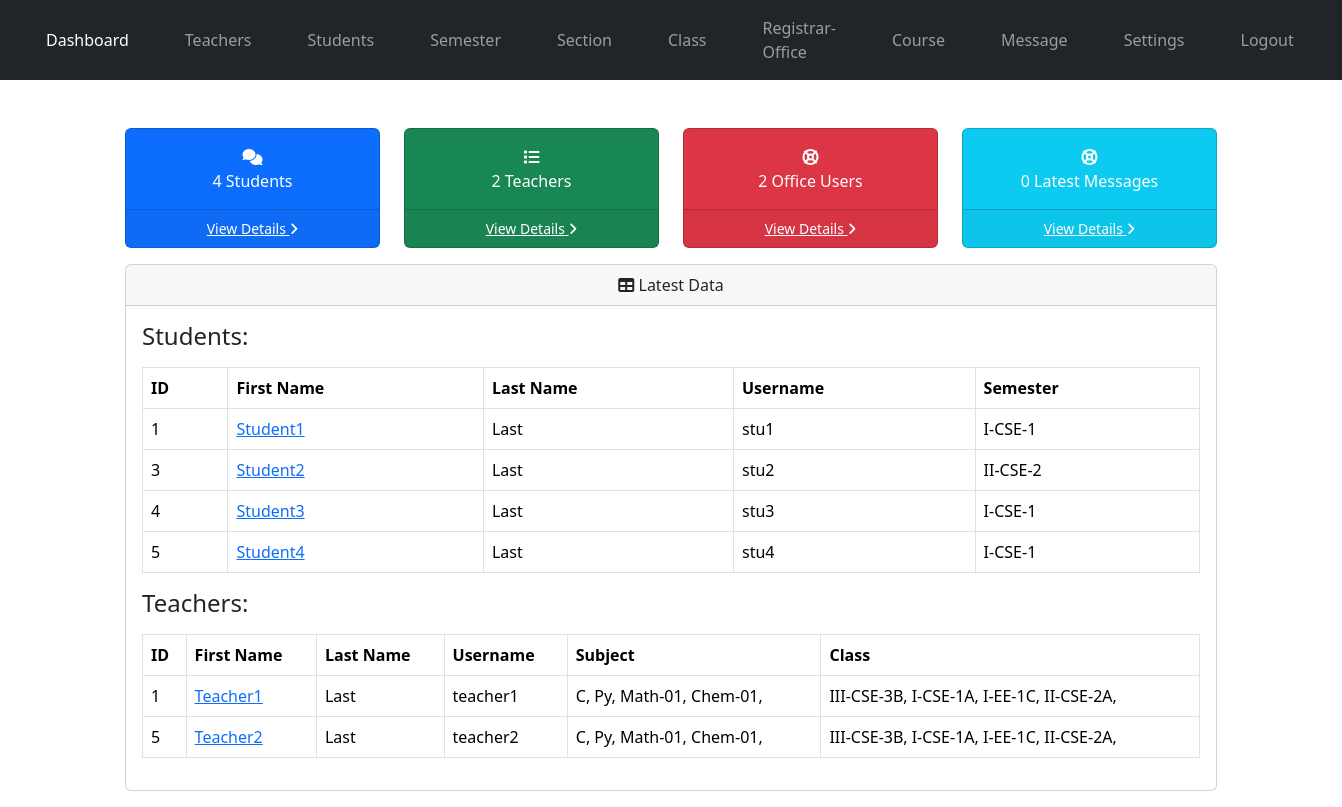
The page /admin/index.php (signed in) on the database its author committed.
### tables this page shows
CREATE TABLE `students` (
  `student_id` int(11) NOT NULL,
  `username` varchar(127) NOT NULL,
  `password` varchar(255) NOT NULL,
  `fname` varchar(127) NOT NULL,
  `lname` varchar(255) NOT NULL,
  `semester` int(11) NOT NULL,
  `section` int(11) NOT NULL,
  `address` varchar(31) NOT NULL,
  `gender` varchar(7) NOT NULL,
  `email_address` varchar(255) NOT NULL,
  `date_of_birth` date NOT NULL,
  `date_of_joined` timestamp NULL DEFAULT current_timestamp(),
  `parent_fname` varchar(127) NOT NULL,
  `parent_lname` varchar(127) NOT NULL,
  `parent_phone_number` varchar(31) NOT NULL
);

CREATE TABLE `semester` (
  `semester_id` int(11) NOT NULL,
  `semester` varchar(31) NOT NULL,
  `semester_code` varchar(7) NOT NULL
);

CREATE TABLE `teachers` (
  `teacher_id` int(11) NOT NULL,
  `username` varchar(127) NOT NULL,
  `password` varchar(255) NOT NULL,
  `class` varchar(31) NOT NULL,
  `fname` varchar(127) NOT NULL,
  `lname` varchar(127) NOT NULL,
  `subjects` varchar(31) NOT NULL,
  `address` varchar(31) NOT NULL,
  `employee_number` int(11) NOT NULL,
  `date_of_birth` date DEFAULT NULL,
  `phone_number` varchar(31) NOT NULL,
  `qualification` varchar(127) NOT NULL,
  `gender` varchar(7) NOT NULL,
  `email_address` varchar(255) NOT NULL,
  `date_of_joined` datetime NOT NULL DEFAULT current_timestamp()
);

### admin/data/dashboard.php (called while the page is built)
<?php
function getStudentsCount($conn){
   $sql = "SELECT COUNT('student_id') FROM students";
   $stmt = $conn->prepare($sql);
   $stmt->execute();
   if ($stmt->rowCount() >= 1) {
     $count = $stmt->fetch();
     return $count;
   }else {
   	return 0;
   }
}
function getTeacherCount($conn){
   $sql = "SELECT COUNT('teacher_id') FROM teachers";
   $stmt = $conn->prepare($sql);
   $stmt->execute();
   if ($stmt->rowCount() >= 1) {
     $count = $stmt->fetch();
     return $count;
   }else {
   	return 0;
   }
}
function getRegCount($conn){
   $sql = "SELECT COUNT('r_user_id') FROM registrar_office";
   $stmt = $conn->prepare($sql);
   $stmt->execute();
   if ($stmt->rowCount() >= 1) {
     $count = $stmt->fetch();
     return $count;
   }else {
   	return 0;
   }
}
function getLatestStudents($conn){
   $sql = "SELECT * FROM students ORDER BY date_of_joined DESC LIMIT 10";
   $stmt = $conn->prepare($sql);
   $stmt->execute();
   if ($stmt->rowCount() >= 1) {
     $students = $stmt->fetchAll();
     return $students;
   } else {
   	return 0;
   }
}
function getLatestTeachers($conn){
   $sql = "SELECT * FROM teachers ORDER BY date_of_joined DESC LIMIT 10";
   $stmt = $conn->prepare($sql);
   $stmt->execute();
   if ($stmt->rowCount() >= 1) {
     $teachers = $stmt->fetchAll();
     return $teachers;
   } else {
   	return 0;
   }
}
function getMessagesPastWeekCount($conn){
   $oneWeekAgo = date('Y-m-d H:i:s', strtotime('-1 week'));
   $sql = "SELECT COUNT(*) as message_count FROM message WHERE date_time >= :oneWeekAgo";
   $stmt = $conn->prepare($sql);
   $stmt->bindParam(':oneWeekAgo', $oneWeekAgo);
   $stmt->execute();
   $rowCount = $stmt->fetch();
   return $rowCount;
}
?>

### admin/data/semester.php (called while the page is built, shortened)
<?php
function getGradeById($grade_id, $conn){
   $sql = "SELECT * FROM semester
           WHERE semester_id=?";
   $stmt = $conn->prepare($sql);
   $stmt->execute([$grade_id]);
   if ($stmt->rowCount() == 1) {
     $grade = $stmt->fetch();
     return $grade;
   }else {
    return 0;
   }
}
?>

### admin/data/subject.php (called while the page is built, shortened)
<?php
function getSubjectById($subject_id, $conn){
   $sql = "SELECT * FROM subjects
           WHERE subject_id=?";
   $stmt = $conn->prepare($sql);
   $stmt->execute([$subject_id]);
   if ($stmt->rowCount() == 1) {
     $subject = $stmt->fetch();
     return $subject;
   }else {
   	return 0;
   }
}
?>

### admin/data/class.php (called while the page is built, shortened)
<?php
function getClassById($class_id, $conn){
   $sql = "SELECT * FROM class
           WHERE class_id=?";
   $stmt = $conn->prepare($sql);
   $stmt->execute([$class_id]);
   if ($stmt->rowCount() == 1) {
     $class = $stmt->fetch();
     return $class;
   }else {
    return 0;
   }
}
?>

### admin/data/section.php (called while the page is built, shortened)
<?php
function getSectionById($section_id, $conn){
   $sql = "SELECT * FROM section
           WHERE section_id=?";
   $stmt = $conn->prepare($sql);
   $stmt->execute([$section_id]);
   if ($stmt->rowCount() == 1) {
     $section = $stmt->fetch();
     return $section;
   }else {
    return 0;
   }
}
?>

### admin/index.php (the view, shortened to what this page needs)
<?php
include "../header.php";
?>
<?php
if (isset($_SESSION['admin_id']) &&
    isset($_SESSION['role'])) {
    if ($_SESSION['role'] == 'Admin') {
      include '../db_connection.php';
      include 'data/dashboard.php';
      $studentNo = getStudentsCount($conn);
      $teacherNo = getTeacherCount($conn);
      $officeNo = getRegCount($conn);
      $msg = getMessagesPastWeekCount($conn);
      include "data/semester.php";
      $students = getLatestStudents($conn);
      include "data/teacher.php";
      include "data/subject.php";
      include "data/class.php";
      include "data/section.php";
      $teachers = getLatestTeachers($conn);
 ?>
<body>
<?php
include "../nav.php";
?>
<div class="container mt-5">
         <div class="container">
          <div class="row text-center">
            <div class="col-xl-3 col-sm-6 mb-3">
              <div class="card text-white bg-primary o-hidden h-100">
                <div class="card-body">
                  <div class="card-body-icon">
                    <i class="fas fa-fw fa-comments"></i>
                  </div>
                  <div class="mr-5"><?=$studentNo[0] ?> Students</div>
                </div>
                <a class="card-footer text-white clearfix small z-1" href="./student.php">
                  <span class="float-left">View Details</span>
                  <span class="float-right">
                    <i class="fas fa-angle-right"></i>
                  </span>
                </a>
              </div>
            </div>
            <div class="col-xl-3 col-sm-6 mb-3">
              <div class="card text-white bg-success o-hidden h-100">
                <div class="card-body">
                  <div class="card-body-icon">
                    <i class="fas fa-fw fa-list"></i>
                  </div>
                  <div class="mr-5"> <?=$teacherNo[0] ?> Teachers</div>
                </div>
                <a class="card-footer text-white clearfix small z-1" href="./teacher.php">
                  <span class="float-left">View Details</span>
                  <span class="float-right">
                    <i class="fas fa-angle-right"></i>
                  </span>
                </a>
              </div>
            </div>
            <div class="col-xl-3 col-sm-6 mb-3">
              <div class="card text-white bg-danger o-hidden h-100">
                <div class="card-body">
                  <div class="card-body-icon">
                    <i class="fas fa-fw fa-life-ring"></i>
                  </div>
                  <div class="mr-5"><?=$officeNo[0] ?> Office Users</div>
                </div>
                <a class="card-footer text-white clearfix small z-1" href="./registrar-office.php">
                  <span class="float-left">View Details</span>
                  <span class="float-right">
                    <i class="fas fa-angle-right"></i>
                  </span>
                </a>
              </div>
            </div>
            <div class="col-xl-3 col-sm-6 mb-3">
              <div class="card text-white bg-info o-hidden h-100">
                <div class="card-body">
                  <div class="card-body-icon">
                    <i class="fas fa-fw fa-life-ring"></i>
                  </div>
                  <div class="mr-5"><?=$msg[0] ?> Latest Messages</div>
                </div>
                <a class="card-footer text-white clearfix small z-1" href="./registrar-office.php">
                  <span class="float-left">View Details</span>
                  <span class="float-right">
                    <i class="fas fa-angle-right"></i>
                  </span>
                </a>
              </div>
            </div>
          </div>
          <div class="card mb-3">
            <div class="card-header text-center">
              <i class="fas fa-table"></i>
              Latest Data
            </div>
            <?php
              if ($students != 0) {
            ?>
            <div class="card-body">
              <div class="table-responsive">
              <div class="h4">Students: </div>
              <table class="table table-bordered mt-3 n-table">
                <thead>
                  <tr>
                    <th scope="col">ID</th>
                    <th scope="col">First Name</th>
                    <th scope="col">Last Name</th>
                    <th scope="col">Username</th>
                    <th scope="col">Semester</th>
                  </tr>
                </thead>
                <tbody>
                  <?php $i = 0; foreach ($students as $student ) {
                    $i++;  ?>
                  <tr>
                    <td><?=$student['student_id']?></td>
                    <td>
                      <a href="student-view.php?student_id=<?=$student['student_id']?>">
                        <?=$student['fname']?>
                      </a>
                    </td>
                    <td><?=$student['lname']?></td>
                    <td><?=$student['username']?></td>
                    <td>
                      <?php
                           $grade = $student['semester'];
                           $g_temp = getGradeById($grade, $conn);
                           if ($g_temp != 0) {
                              echo $g_temp['semester_code'].'-'.
                                     $g_temp['semester'];
                            }
                        ?>
                    </td>
                    </tr>
                  <?php } ?>
                  </tbody>
                </table>
             </div>
           <?php } ?>
           <?php
              if ($teachers != 0) {
           ?>
            <div class="table-responsive">
              <div class="h4">Teachers: </div>
              <table class="table table-bordered mt-3 n-table">
                <thead>
                  <tr>
                    <th scope="col">ID</th>
                    <th scope="col">First Name</th>
                    <th scope="col">Last Name</th>
                    <th scope="col">Username</th>
                    <th scope="col">Subject</th>
                    <th scope="col">Class</th>
                  </tr>
                </thead>
                <tbody>
                  <?php $i = 0; foreach ($teachers as $teacher ) {
                    $i++;  ?>
                  <tr>
                    <td><?=$teacher['teacher_id']?></td>
                    <td><a href="teacher-view.php?teacher_id=<?=$teacher['teacher_id']?>">
                         <?=$teacher['fname']?></a></td>
                    <td><?=$teacher['lname']?></td>
                    <td><?=$teacher['username']?></td>
                    <td>
                       <?php
                           $s = '';
                           $subjects = str_split(trim($teacher['subjects']));
                           foreach ($subjects as $subject) {
                              $s_temp = getSubjectById($subject, $conn);
                              if ($s_temp != 0)
                                $s .=$s_temp['subject_code'].', ';
                           }
                           echo $s;
                        ?>
                    </td>
                    <td>
                      <?php
                           $c = '';
                           $classes = str_split(trim($teacher['class']));
                           foreach ($classes as $class_id) {
                               $class = getClassById($class_id, $conn);
                              $c_temp = getGradeById($class['semester'], $conn);
                              $section = getSectionById($class['section'], $conn);
                              if ($c_temp != 0)
                                $c .=$c_temp['semester_code'].'-'.
                                     $c_temp['semester'].$section['section'].', ';
                           }
                           echo $c;
                        ?>
                    </td>
                  </tr>
                <?php } ?>
                </tbody>
              </table>
           </div>
         <?php } ?>
            </div>
          </div>
        </div>
          </div>
  </body>
<?php
include "../footer.php";
?>
<?php
  }else {
    header("Location: ../login.php");
    exit;
  }
}else {
	header("Location: ../login.php");
	exit;
}
?>

### static/styles.css (style rules this page uses)
* { margin: 0; padding: 0; }
body { font-family: Arial, sans-serif; margin: 0; padding: 0px; background-color: #f4f4f4; color: #333; }
.row { margin-top: 5%; display: flex; justify-content: space-between; }

### rows shown on the page
students: student_id "1", fname "Student1", lname "Last", username "stu1", semester.semester_code "I-CSE", semester.semester "1"
students: student_id "3", fname "Student2", lname "Last", username "stu2", semester.semester_code "II-CSE", semester.semester "2"
students: student_id "4", fname "Student3", lname "Last", username "stu3", semester.semester_code "I-CSE", semester.semester "1"
students: student_id "5", fname "Student4", lname "Last", username "stu4", semester.semester_code "I-CSE", semester.semester "1"
teachers: teacher_id "1", fname "Teacher1", lname "Last", username "teacher1", s "C, Py, Math-01, Chem-01,", c "III-CSE-3B, I-CSE-1A, I-EE-1C, II-CSE-2A,"
teachers: teacher_id "5", fname "Teacher2", lname "Last", username "teacher2", s "C, Py, Math-01, Chem-01,", c "III-CSE-3B, I-CSE-1A, I-EE-1C, II-CSE-2A,"

### other values the page prints
$studentNo[0] "4"
$teacherNo[0] "2"
$officeNo[0] "2"
$msg[0] "0"
